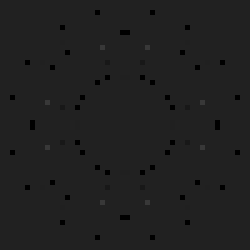
#> input picture code/clus_lens/gout/psfcfh_g.fits, 50 x 50 px (shown 5 times larger)
$ python createmask.py ../clus_lens/gout/psfcfh_g.fits ../clus_lens/gout/psfcfh_i.fits out.png   (Python 2 division)
#> lines starting #> are read from the running program, lines starting #| are printed output that depends on the picture
#!/usr/bin/env python
import numpy
import Image
import sys

if(len(sys.argv)!=4):
    print "./createmask.py finp.png mask.png out.png";
    sys.exit(0);
else:
    fname1=sys.argv[1];
    fname2=sys.argv[2];
    fout=sys.argv[3];


# Open image and mask using PIL
im = Image.open(fname1)
#> im is the input picture: PIL image 50x50 F; 0.64% of the values are NaN or infinite; the others: min -4.9e+37, max 3.25e+38, mean inf
im_mask = Image.open(fname2)
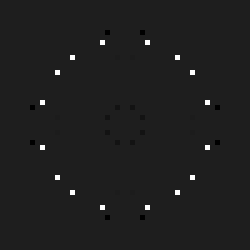
#> input picture code/clus_lens/gout/psfcfh_i.fits, 50 x 50 px (shown 5 times larger)
#> im_mask is the input picture: PIL image 50x50 F; min -3.91e+35, max 2.89e+36, mean 1.67e+34

# Convert to grayscale
im_mask = im_mask.convert('L')
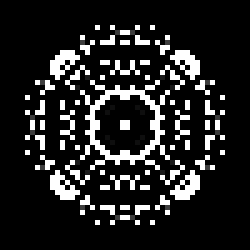
#> im_mask: PIL image 50x50 L (shown 5 times larger); min 0, max 255, mean 37.2

# Get numpy array representation
mask = numpy.asarray(im_mask)

sz=len(mask[0]);
#> sz = 50

# Make array writable
#> (the run stopped early here; a loop or call above may not have finished)
